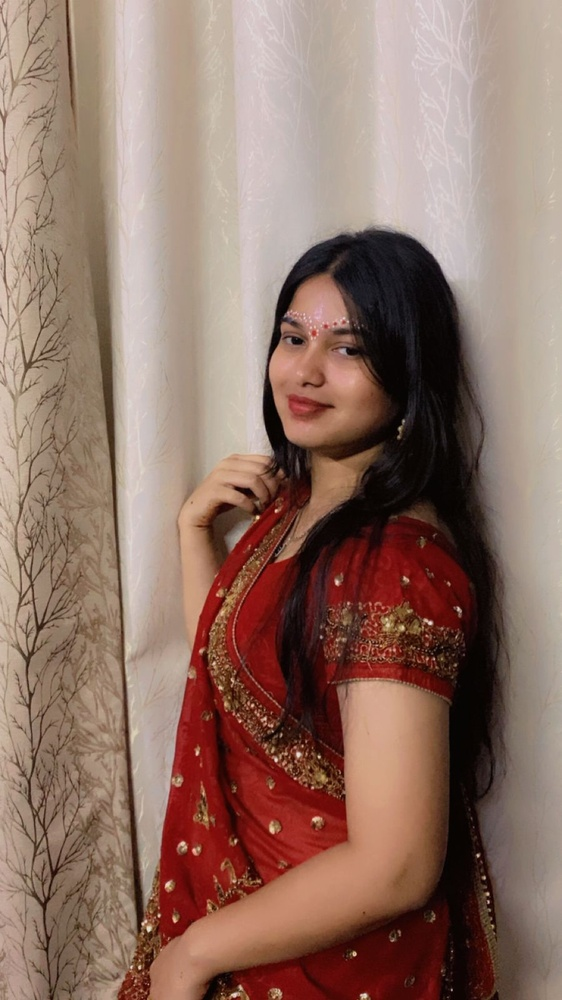
#> input picture machine learning/image.jpg, 562 x 1000 px, shrunk from 900 x 1600 before the run, found by its file name
$ python 'day1 - opencv.py'
#> lines starting #> are read from the running program, lines starting #| are printed output that depends on the picture
import cv2

img = cv2.imread(r"C:\Users\kushu\OneDrive\Desktop\Hathi\Learnings\machine learning\image.jpg")
#> img is the input picture: shape (1000, 562, 3); mean B, G, R 102.4, 114.7, 144.2

# [9 lines of commented-out code are left out]

cv2.line(img, (50,50), (200, 200), (255, 0, 0), 3)

cv2.rectangle(img, (100,100), (300, 300), (0, 255, 0), 2)

cv2.circle(img, (250, 250), 100, (0, 0, 255), -1)

cv2.putText(img, "Hathi Kushu Shukla", (50,50),
            cv2.FONT_HERSHEY_SIMPLEX, 1, (255, 255, 255), 2)
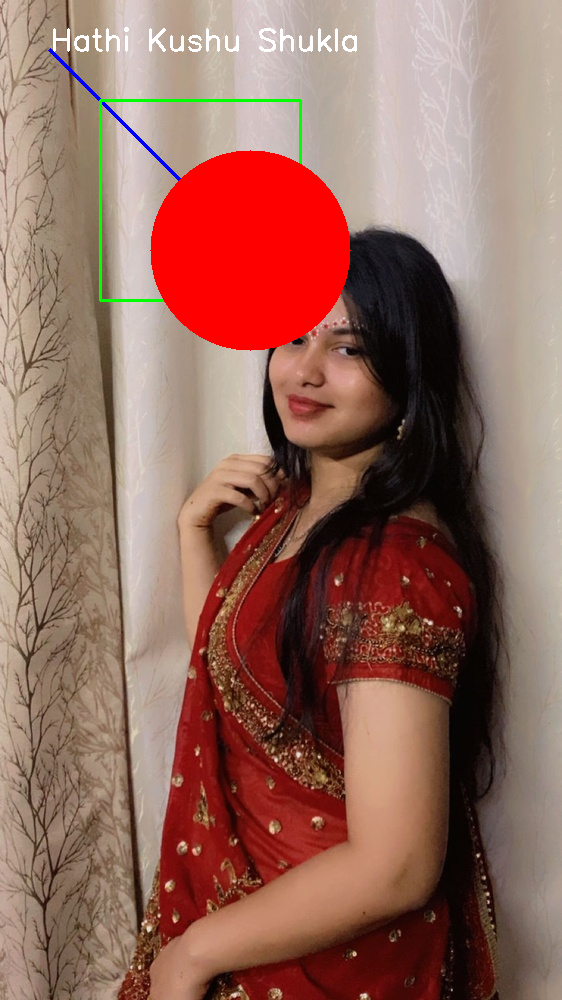
#> img: shape (1000, 562, 3); mean B, G, R 94, 106.1, 148.2

cv2.imshow("Shapes", img)

cv2.waitKey()

cv2.destroyAllWindows()
